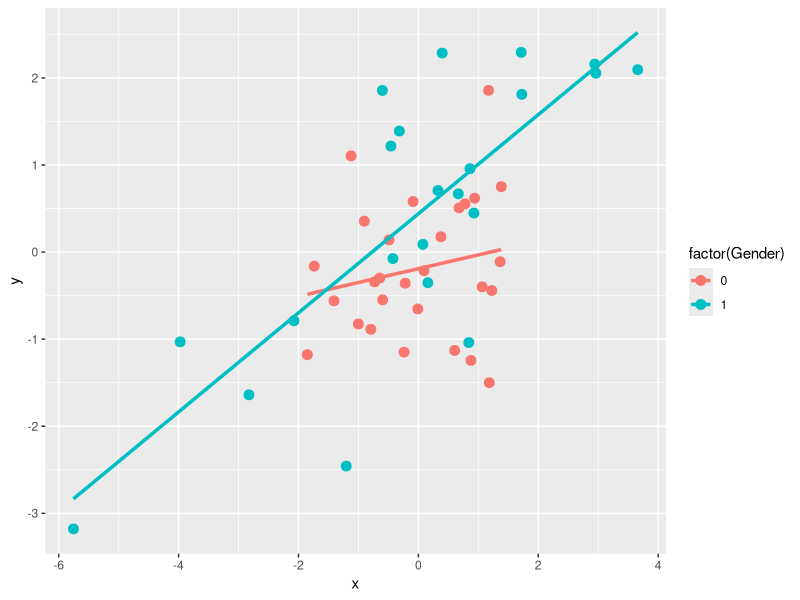

Reproduce this figure in R. (Note: this script raises an error after producing the figure.)
#This is my first try to use git within Rstudio...
library(ggplot2) 
## Lets simulate some psuedo data
n<-50
Gender<-sample(x=c(0,1),size=n,replace=T,prob=c(0.5,0.5))
x<-vector(length=n)
x[Gender==0]<-rnorm(sum(Gender==0),0,1)
x[Gender==1]<-rnorm(sum(Gender==1),0,1.5)
y<-0.4*x+0.3*Gender+rnorm(n)
model1<-lm(y~x)
model2<-lm(y~x,subset=which(Gender==1))
model3<-lm(y~x,subset=which(Gender==0))

df<-data.frame(y,x,factor(Gender))
ggplot(df,aes(y=y,x=x,color=factor(Gender)))+geom_point(size=3)+
  geom_smooth(method=lm,  se=FALSE,size=1.2) 
summary(model)